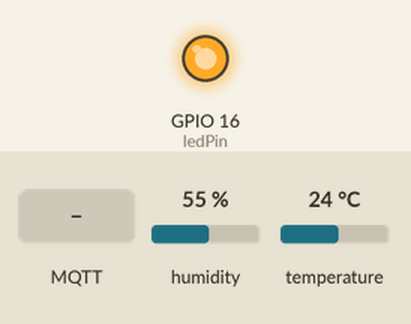
This sketch was run on a simulated ESP8266 (NodeMCU). Parts: output pins drawn as LEDs (lit = HIGH). Dashed ring = blinking. The inputs (shaded band) are chosen by the test bench; at power-on: humidity 55 %, temperature 24 °C. WiFi joins after 1.5 s; servers stay silent unless stated; no MQTT or app messages arrive unless stated; what the sketch prints to the serial monitor is not drawn.

Above: at 4.5 s.
4.6 s: MQTT message "Initialize" arrives on the first subscribed topic
At 4.75 s:
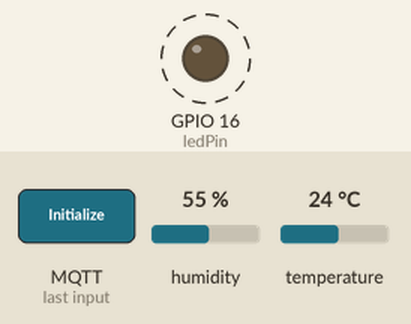
7.6 s: MQTT message "On" arrives on the first subscribed topic
At 7.77 s:
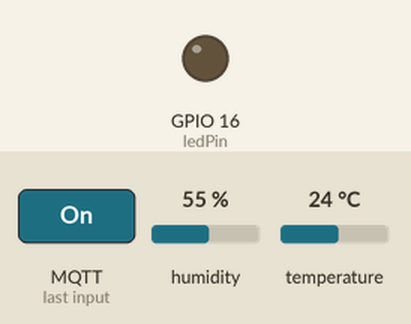
Timing chart, 0 to 10.6 s (numbered marks = the images above; inputs shaded):
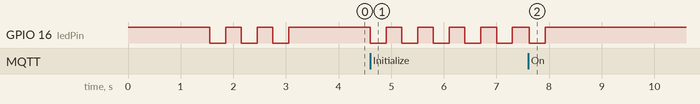

The sketch:

NodeMCU_Temperature_Sensor_MQTT.ino
```cpp
/* Author: Sanket Jain
 * Project: Environment Sensing and Monitoring
 *
 *
 *
*/
/*__________________________________________________________________________________________________________________________________________________________________________________________*/
#include <ESP8266WiFi.h>                                                                  //ESP8266 WiFi Library                                                               DECLARATIONS
#include <PubSubClient.h>                                                                 //MQTT Library (Download in Library Manager)
#include <DHT.h>                                                                          //DHT 11 Sensor Library
#define DHTPIN 4                                                                          //DHT Sensor Data Input Pin
const int ledPin = 16;                                                                    //LED Pin for NodeMCU

const char* ssid = "YOUR_WIFI_SSID";                                                      //Your Wi-Fi SSID
const char* wifi_password = "YOUR_WIFI_PASSWORD";                                         //Your WiFi password
const char* mqtt_server = "MQTT_SERVER_ADDRESS";                                          //Address of your RaspberryPi (MQTT Server), if not Pi then whatever device you're using
const char* mqtt_topic = "SUB_TOPIC_NAME";                                                //Subscribing Topic
const char* mqttp_topic = "PUB_TOPIC_NAME";                                               //Publishing Topic
const char* mqtt_username = "YOUR_MQTT_USERNAME";                                         //Username of MQTT service
const char* mqtt_password = "YOUR_MQTT_PASSWORD";                                         //Password of MQTT service
const char* clientID = "NODE_NAME";                                                        //Name of your Node

DHT dht(DHTPIN, DHT11);                                                                   //Create DHT class object
WiFiClient wifiClient;                                                                    //Create Wifi Class object
PubSubClient client(mqtt_server, 1883, wifiClient);                                       //Create MQTT class object
/*__________________________________________________________________________________________________________________________________________________________________________________________*/
void ReceivedMessage(char* topic, byte* payload, unsigned int length) {                   //Callback function                                                               CALLBACK FUNCTION
  String msg;
  char* mesg;
  for(int i = 0; i<length; i++){
    Serial.print(char(payload[i]));                                                       //Convert single byte to character and print
    msg += (char)payload[i];                                                              //Add character to string
  }
  Serial.println();                                                                       //Print new line

  if(msg=="Initialize"){
    ledBlink(5);
  }
  if(msg=="On"){                                                                          //Trigger message condition loop
    //NOTE: In our project, all group members had one Pi and one Node only.
    //If you're using one server and multiple nodes, you can change the trigger message
    //(coming from the server) for different nodes.
    float h = dht.readHumidity();                                                         //Read humidity from sensor
    float t = dht.readTemperature();                                                      //Read temperature from sensor in Celsius
    float f = dht.readTemperature(true);                                                  //Read temperature from sensor in Fahrenheit (isFahrenheit = true)

    Serial.println(t);                                                                    //Print celsius temperature value

    if (isnan(h) || isnan(t) || isnan(f)) {                                               //if garbage values
      Serial.println(F("Failed to read from DHT sensor!"));
      client.publish(mqttp_topic, "Sensor Failure");                                       //send Sensor Failure message to the server
      ledBlink(1);
      delay(3700);
    }
    client.publish(mqttp_topic, (String(t)+':'+String(h)).c_str());                       //sending sensor data to the server after formatting
    ledBlink(1);
    delay(3700);
  }

  else if(msg=="Off"){                                                                    //if server code is off
    //NOTE: This is more of a broadcast message here. If you want to shut down particular
    //nodes, you can make different Off trigger messages also for different nodes.
  }
}
/*__________________________________________________________________________________________________________________________________________________________________________________________*/
bool Connect() {                                                                          //funcntion to connect to MQTT server                                              CONNECT FUNCTION
  if (client.connect(clientID, mqtt_username, mqtt_password)) {                           //MQTT class object function to check if connected to server or not
      client.subscribe(mqtt_topic);                                                      //subscribe to a topic if connected
      return true;
    }
    else {
      return false;
  }
}
/*__________________________________________________________________________________________________________________________________________________________________________________________*/
void setup() {                                                                            //                                                                                   SETUP FUNCTION
  pinMode(ledPin, OUTPUT);
  digitalWrite(ledPin, HIGH);

  Serial.begin(115200);
  Serial.println();
  Serial.print("Connecting to ");
  Serial.println(ssid);

  WiFi.begin(ssid, wifi_password);                                                        //Wifi Class object method, to connect to WiFi network
  while (WiFi.status() != WL_CONNECTED) {                                                 //Wait until the connection has been confirmed before continuing
    delay(500);
    Serial.print(".");
  }
  Serial.println("WiFi connected");

  client.setCallback(ReceivedMessage);                                                     //Pass the callback function as parameter to this method, this is to call that function whenever message is received
  if (client.connect(clientID, mqtt_username, mqtt_password)) {                            //Connect to MQTT Broker
    Serial.println("Connected to MQTT Broker!");
    client.subscribe(mqtt_topic);                                                          //Subscribe to MQTT topic
    ledBlink(3);
  }
  else {
    Serial.println("Connection to MQTT Broker failed...");
  }

  dht.begin();                                                                             //Initialise DHT data reading
}
/*__________________________________________________________________________________________________________________________________________________________________________________________*/
void loop() {                                                                              //                                                                                   MAIN LOOP
  if (!client.connected()) {                                                               //If client is not connected, connect again
    Connect();
  }
  client.loop();                                                                           //Class method to keep looking for messages
}
/*__________________________________________________________________________________________________________________________________________________________________________________________*/
void ledBlink(int count){                                                                  //Function to blink LED light                                                   LED BLINK FUNCTION
  for(int i=0; i<count; i++){
    digitalWrite(ledPin, LOW);
    delay(300);
    digitalWrite(ledPin, HIGH);
    delay(300);
  }
}
```

Measured:
- after the input at 4.6 s, GPIO 16 (ledPin): alternates HIGH for 0.30 s and LOW for 0.30 s, starting at once
- after the input at 7.6 s, GPIO 16 (ledPin): HIGH → LOW at once, → HIGH 0.30 s later
